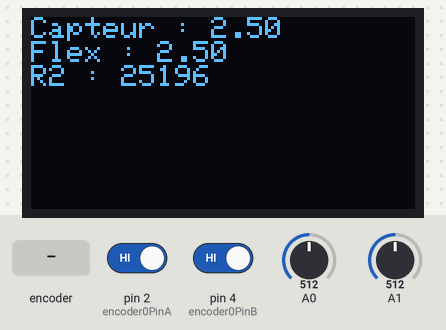
The sketch below on a simulated Arduino Uno, built with avr-gcc and run on an emulated ATmega328P. Shown: 128×64 one-colour display. The inputs (shaded band) are chosen by the test bench; at power-on: A0 = 512, A1 = 512, pin 2 (encoder0PinA) HIGH, pin 4 (encoder0PinB) HIGH.

Above: at 1.2 s.
1.3 s: rotary encoder on pin 2 (encoder0PinA) / pin 4 (encoder0PinB) turned 3 steps (first pin leading)
At 2.4 s:
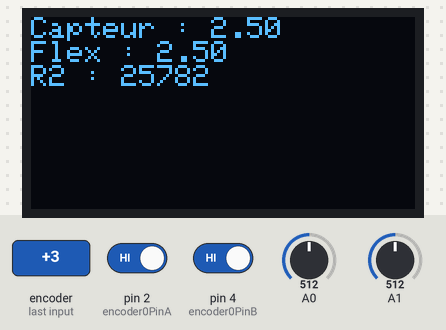
3.4 s: A0 set to 716
4.9 s: A1 set to 716
At 5.8 s:
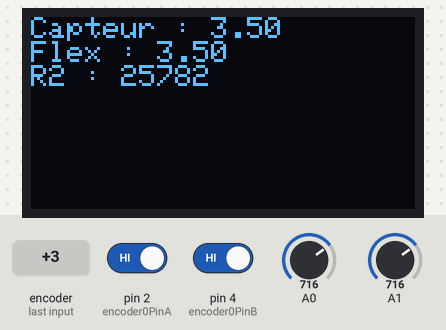
6.4 s: A0 set to 900
At 7.3 s:
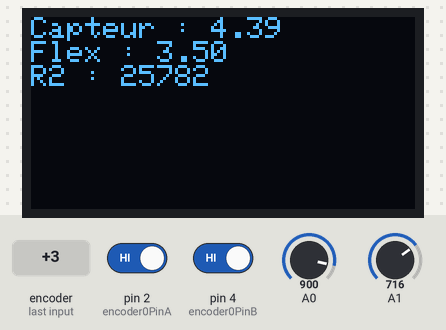
7.9 s: A1 set to 900
At 8.4 s:
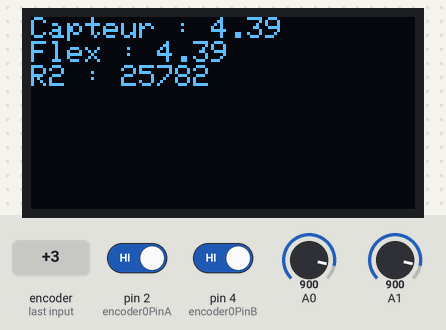
9.4 s: rotary encoder on pin 2 (encoder0PinA) / pin 4 (encoder0PinB) turned 1 step (first pin leading)
At 10.0 s:
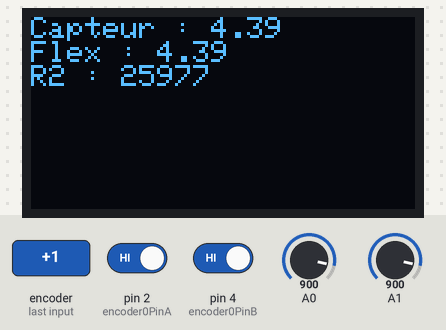
Timing chart, 0 to 12.1 s (numbered marks = the images above; inputs shaded):
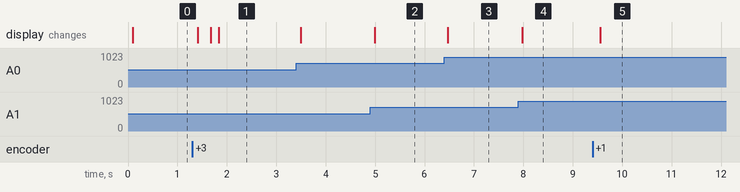

The sketch:

capteur_graphite.ino
```cpp
#include <SoftwareSerial.h>
#include <SPI.h>
#include <Adafruit_SSD1306.h>


// Bluetooth

#define rxPin 7
#define txPin 8
#define baudrate 9600
SoftwareSerial mySerial(rxPin, txPin);

int i = 0;

// Digital potentiometre

#define MCP_NOP 0b00000000
#define MCP_WRITE 0b00010001
#define MCP_SHTDWN 0b00100001

const int ssMCPin = 10;

void SPIWrite(uint8_t cmd, uint8_t data, uint8_t ssPin) // SPI write the command and data to the MCP IC connected to the ssPin
{
  SPI.beginTransaction(SPISettings(14000000, MSBFIRST, SPI_MODE0)); //https://www.arduino.cc/en/Reference/SPISettings

  digitalWrite(ssPin, LOW); // SS pin low to select chip

  SPI.transfer(cmd);        // Send command code
  SPI.transfer(data);       // Send associated value

  digitalWrite(ssPin, HIGH);// SS pin high to de-select chip
  SPI.endTransaction();
}

int resInit = 127;

// OLED screen

#define nombreDePixelsEnLargeur 128         // Taille de l'écran OLED, en pixel, au niveau de sa largeur
#define nombreDePixelsEnHauteur 64          // Taille de l'écran OLED, en pixel, au niveau de sa hauteur
#define brocheResetOLED         -1          // Reset de l'OLED partagé avec l'Arduino (d'où la valeur à -1, et non un numéro de pin)
#define adresseI2CecranOLED     0x3C        // Adresse de "mon" écran OLED sur le bus i2c (généralement égal à 0x3C ou 0x3D)

Adafruit_SSD1306 ecranOLED(nombreDePixelsEnLargeur, nombreDePixelsEnHauteur, &Wire, brocheResetOLED);

// encoder

#define encoder0PinA  2  //CLK Output A Do not use other pin for clock as we are using interrupt
#define encoder0PinB  4  //DT Output B

volatile unsigned int encoder0Pos = 0;

void doEncoder() {
  if (digitalRead(encoder0PinB)==HIGH) {
    encoder0Pos++;
  } else {
    encoder0Pos--;
  }
}

int encoderState;

void setup() {
  // def pins Bluetooth
  pinMode(rxPin, INPUT);
  pinMode(txPin, OUTPUT);

  Serial.begin(9600);
  mySerial.begin(9600);

  // def pins sensors
  pinMode(A0, INPUT);
  pinMode(A1, INPUT);

  // def pins Digipot
  pinMode (ssMCPin, OUTPUT); //select pin output
  digitalWrite(ssMCPin, HIGH); //SPI chip disabled
  SPI.begin();
  SPIWrite(MCP_WRITE, resInit, ssMCPin);

  // OLED screen init
  if(!ecranOLED.begin(SSD1306_SWITCHCAPVCC, adresseI2CecranOLED))
  {
    while(1);
  }                               // Arrêt du programme (boucle infinie) si échec d'initialisation

  ecranOLED.clearDisplay();                   // Effaçage de l'intégralité du buffer
  ecranOLED.setTextSize(1);                   // Taille des caractères
  ecranOLED.setCursor(0, 0);

  for(byte numeroDeLigne=1; numeroDeLigne<=8; numeroDeLigne++) {
      ecranOLED.setTextColor(SSD1306_WHITE);                  // Affichage du texte en "blanc" (avec la couleur principale, en fait, car l'écran monochrome peut être coloré)
      ecranOLED.print("coucou ");
  }
  ecranOLED.display();

  //def pins encoder
  pinMode(encoder0PinA, INPUT);
  digitalWrite(encoder0PinA, HIGH);       // turn on pullup resistor

  pinMode(encoder0PinB, INPUT);
  digitalWrite(encoder0PinB, HIGH);       // turn on pullup resistor

  attachInterrupt(0, doEncoder, RISING); // encoder pin on interrupt 0 - pin2

}

void loop()
{
  // main code

  float valCap;
  float valFlex;

  int resDigipot;

  String fullString;

  valCap = analogRead(A0)*5.0/1024;
  valFlex = analogRead(A1)*5.0/1024;

  encoderState = encoder0Pos;

  if (encoderState >= 128)
  {
    encoder0Pos = 127;
    encoderState = 127;
  }
  if (encoderState <= -127)
  {
    encoder0Pos = -126;
    encoderState = -126;
  }

  SPIWrite(MCP_WRITE, encoderState + 127, ssMCPin);

  resDigipot = 50000 - 50000*(encoderState + 127)/256;


  // Bluetooth display
  i++;
  if (i == 10) i = 0;
  if(i==9) {
    fullString += String(valCap);
    fullString += ";";
    fullString += String(valFlex);
    fullString += ";";
    fullString += String(resDigipot);
    fullString += ";";
    mySerial.println(fullString);
  }


  // screen display
  ecranOLED.clearDisplay();
  ecranOLED.setTextSize(1);
  ecranOLED.setCursor(0, 0);
  ecranOLED.print("Capteur : ");
  ecranOLED.println(valCap);
  ecranOLED.print("Flex : ");
  ecranOLED.println(valFlex);
  ecranOLED.print("R2 : ");
  ecranOLED.println(resDigipot);
  ecranOLED.display();

  delay(50);
}
```

Measured:
- after the input at 1.3 s, the display: first changes after 0.11 s (image 1 shows a later state)
- after the input at 4.9 s, the display: changes after 0.10 s (image 2)
- after the input at 6.4 s, the display: changes after 0.07 s (image 3)
- after the input at 7.9 s, the display: changes after 0.07 s (image 4)
- after the input at 9.4 s, the display: changes after 0.15 s (image 5)
